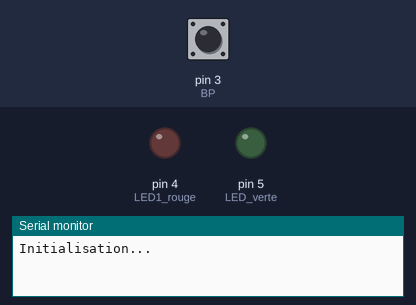
The sketch below on a simulated Arduino Uno, built with avr-gcc and run on an emulated ATmega328P. Parts: output pins drawn as LEDs (lit = HIGH), the last lines printed to the serial monitor. The inputs (shaded band) are chosen by the test bench; at power-on: pin 3 (BP) HIGH.

Above: at 1.2 s.
1.3 s: pin 3 (BP) pulled LOW for 0.15 s
At 2.0 s:
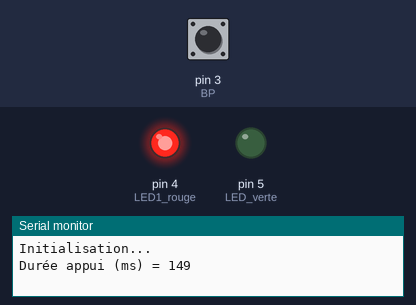
4.4 s: pin 3 (BP) pulled LOW for 1 s
At 6.8 s:
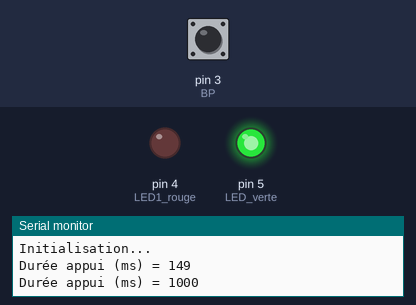
8.4 s: pin 3 (BP) pulled LOW for 3.2 s
Timing chart, 0 to 17.1 s (numbered marks = the images above; inputs shaded):
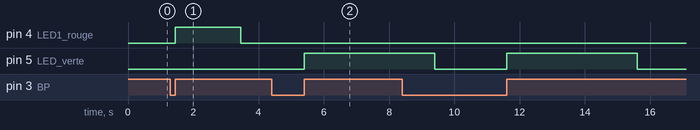

The sketch:

Achunge_Appui_longOk.ino
```cpp
// -----------------------------
// Déclaration des broches
// -----------------------------
int BP = 3;                 // Bouton poussoir connecté à la broche 3
int LED1_rouge = 4;         // LED rouge sur la broche 4
int LED_verte = 5;          // LED verte sur la broche 5

// -----------------------------
// Variables de gestion du temps
// -----------------------------
unsigned long tempsAppui = 0;     // Stocke le moment où le bouton est pressé
unsigned long dernierTempsRebond=0; //pour mon anti-rebond
unsigned long delaiAntiRebond=80; //Délai de 50ms pour l'Anti-rebond
unsigned long dureeAppui = 0;     // Durée pendant laquelle le bouton est maintenu appuyé
bool boutonAppuye = false;        // Indique si le bouton est en cours d'appui

void setup() {
  // Initialisation des broches
  pinMode(BP, INPUT_PULLUP);      // Bouton en entrée avec résistance interne (actif à LOW)
  pinMode(LED1_rouge, OUTPUT);    // LED rouge en sortie
  pinMode(LED_verte, OUTPUT);     // LED verte en sortie

  // Initialisation de la communication série
  Serial.begin(9600);             // Démarrage du moniteur série à 9600 bauds
  Serial.println("Initialisation...");
}

void loop() {

  // -----------------------------
  // Détection de l'appui du bouton
  // -----------------------------
  if (digitalRead(BP) == LOW && boutonAppuye == false && (millis()-dernierTempsRebond)>delaiAntiRebond) {
    // Si le bouton vient d'être pressé (front descendant)
    boutonAppuye = true;               // On indique que le bouton est maintenant appuyé
    tempsAppui = millis();             // On enregistre le temps de début d'appui
    dernierTempsRebond=millis();        //la réinitialisation du miniteur de rebond  pour le prochain appuis
  }

  // -----------------------------
  // Détection du relâchement
  // -----------------------------
  if (digitalRead(BP) == HIGH && boutonAppuye == true && (millis()-dernierTempsRebond)>delaiAntiRebond) {
    // Si le bouton vient d'être relâché (front montant)
    boutonAppuye = false;              // On indique que le bouton n'est plus appuyé
    dernierTempsRebond=millis()-tempsAppui;

    // Calcul de la durée d'appui
    dureeAppui = millis() - tempsAppui;

    // Affichage de la durée dans le moniteur série
    Serial.print("Durée appui (ms) = ");
    Serial.println(dureeAppui);

    // -----------------------------
    // Décision selon la durée
    // -----------------------------
    if (dureeAppui > 0 && dureeAppui < 1000) {
      // Si appui court (< 1 seconde)

      digitalWrite(LED1_rouge, HIGH);   // Allumer la LED rouge
      delay(2000);                      // La laisser allumée pendant 2 secondes
      digitalWrite(LED1_rouge, LOW);    // Éteindre la LED rouge
    }
    else if (dureeAppui >= 1000) {
      // Si appui long (>= 1 seconde)

      digitalWrite(LED_verte, HIGH);    // Allumer la LED verte
      delay(4000);                      // La laisser allumée pendant 4 secondes
      digitalWrite(LED_verte, LOW);     // Éteindre la LED verte
    }
  }
}
```

Measured:
- after the input at 1.3 s, pin 4 (LED1_rouge): LOW → HIGH after 0.15 s, → LOW 2.0 s later
- after the input at 4.4 s, pin 5 (LED_verte): LOW → HIGH after 1.0 s
